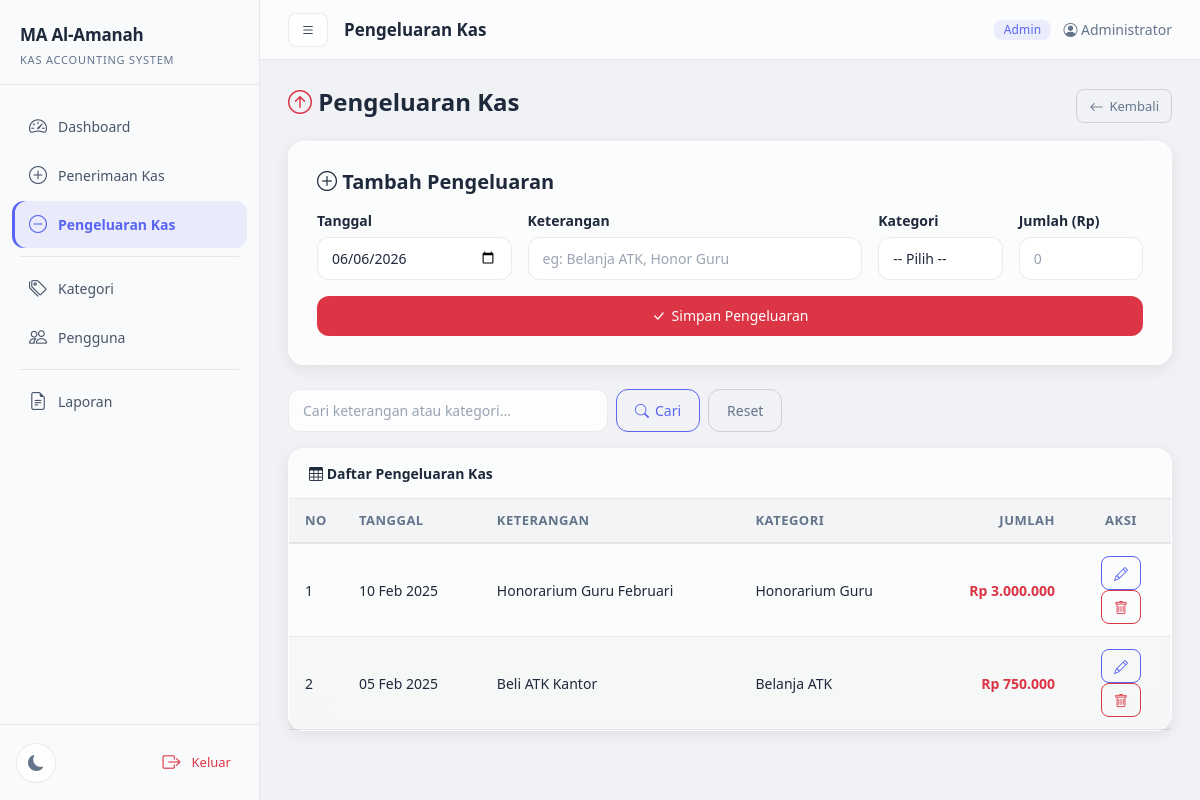
The app's page /pengeluaran.php (signed in) with its own data.
### tables this page shows
CREATE TABLE IF NOT EXISTS transaksi (
    id INT AUTO_INCREMENT PRIMARY KEY,
    tanggal DATE NOT NULL,
    keterangan TEXT NOT NULL,
    jenis ENUM('masuk', 'keluar') NOT NULL,
    jumlah DECIMAL(12,2) NOT NULL,
    kategori_id INT NULL,
    user_id INT NOT NULL,
    created_at TIMESTAMP DEFAULT CURRENT_TIMESTAMP,
    FOREIGN KEY (kategori_id) REFERENCES kategori(id) ON DELETE SET NULL,
    FOREIGN KEY (user_id) REFERENCES users(id) ON DELETE CASCADE
);

CREATE TABLE IF NOT EXISTS kategori (
    id INT AUTO_INCREMENT PRIMARY KEY,
    nama_kategori VARCHAR(100) NOT NULL,
    jenis ENUM('masuk', 'keluar') NOT NULL,
    created_at TIMESTAMP DEFAULT CURRENT_TIMESTAMP
);

### pengeluaran.php (the view, shortened to what this page needs)
<?php
$search = isset($_GET['search']) ? mysqli_real_escape_string($koneksi, $_GET['search']) : '';
$where = "WHERE t.jenis = 'keluar'";
$query = "SELECT t.*, k.nama_kategori FROM transaksi t LEFT JOIN kategori k ON t.kategori_id = k.id $where ORDER BY t.tanggal DESC, t.id DESC";
$result = mysqli_query($koneksi, $query);
include 'includes/header.php';
include 'includes/sidebar.php';
?>
<div class="d-flex justify-content-between align-items-center mb-3">
    <h4 style="font-weight:600;"><i class="bi bi-arrow-up-circle" style="color:var(--error);"></i> Pengeluaran Kas</h4>
    <a href="javascript:history.back()" class="btn btn-outline-secondary btn-sm"><i class="bi bi-arrow-left"></i> Kembali</a>
</div>
<div class="glass card-form mb-4">
    <h5 class="mb-3" style="font-weight:600;"><i class="bi bi-plus-circle"></i> Tambah Pengeluaran</h5>
    <form method="POST">
        <div class="row g-3">
            <div class="col-md-3"><label class="form-label">Tanggal</label><input type="date" name="tanggal" class="form-control" value="<?= date('Y-m-d') ?>" required></div>
            <div class="col-md-5"><label class="form-label">Keterangan</label><input type="text" name="keterangan" class="form-control" placeholder="eg: Belanja ATK, Honor Guru" required></div>
            <div class="col-md-2"><label class="form-label">Kategori</label><select name="kategori_id" class="form-select"><option value="">-- Pilih --</option></select></div>
            <div class="col-md-2"><label class="form-label">Jumlah (Rp)</label><input type="number" name="jumlah" class="form-control" min="0.01" step="0.01" placeholder="0" required></div>
            <div class="col-12"><button type="submit" name="add" class="btn btn-danger w-100"><i class="bi bi-check-lg"></i> Simpan Pengeluaran</button></div>
        </div>
    </form>
</div>
<div class="d-flex gap-2 mb-3">
    <form method="GET" class="d-flex gap-2 flex-grow-1">
        <input type="text" name="search" class="form-control" placeholder="Cari keterangan atau kategori..." value="<?= htmlspecialchars($search) ?>" style="max-width:320px;">
        <button type="submit" class="btn btn-outline-primary"><i class="bi bi-search"></i> Cari</button>
        <a href="pengeluaran.php" class="btn btn-outline-secondary">Reset</a>
    </form>
</div>
<div class="glass">
    <div style="padding:14px 20px;border-bottom:1px solid var(--border);font-weight:600;"><i class="bi bi-table"></i> Daftar Pengeluaran Kas</div>
    <div class="table-responsive">
        <table class="table mb-0">
            <thead><tr><th style="width:40px">No</th><th>Tanggal</th><th>Keterangan</th><th>Kategori</th><th style="text-align:right">Jumlah</th><th style="width:100px;text-align:center">Aksi</th></tr></thead>
            <tbody>
                <?php if (mysqli_num_rows($result) > 0): $no = 1; while ($row = mysqli_fetch_assoc($result)): ?>
                <tr>
                    <td><?= $no++ ?></td>
                    <td><?= date('d M Y', strtotime($row['tanggal'])) ?></td>
                    <td><?= htmlspecialchars($row['keterangan']) ?></td>
                    <td><?= htmlspecialchars($row['nama_kategori'] ?? '-') ?></td>
                    <td style="text-align:right;color:var(--error);" class="fw-semibold">Rp <?= number_format($row['jumlah'], 0, ',', '.') ?></td>
                    <td style="text-align:center">
                        <button class="btn btn-sm btn-outline-primary" data-bs-toggle="modal" data-bs-target="#editModal<?= $row['id'] ?>" title="Edit"><i class="bi bi-pencil"></i></button>
                        <a href="pengeluaran.php?hapus=<?= $row['id'] ?>" class="btn btn-sm btn-outline-danger" onclick="return confirm('Yakin ingin menghapus?')" title="Hapus"><i class="bi bi-trash"></i></a>
                    </td>
                </tr>
                <?php endwhile; else: ?>
                <tr><td colspan="6" class="text-center py-4 text-muted"><i class="bi bi-inbox" style="font-size:28px;"></i><br>Belum ada data pengeluaran kas.</td></tr>
                <?php endif; ?>
            </tbody>
        </table>
    </div>
</div>
<?php include 'includes/footer.php'; ?>

### records on screen
transaksi: tanggal "10 Feb 2025", keterangan "Honorarium Guru Februari", kategori.nama_kategori "Honorarium Guru", jumlah "3.000.000"
transaksi: tanggal "05 Feb 2025", keterangan "Beli ATK Kantor", kategori.nama_kategori "Belanja ATK", jumlah "750.000"

### other values on screen
$title "Pengeluaran Kas"
$_SESSION['nama_lengkap'] "Administrator"
